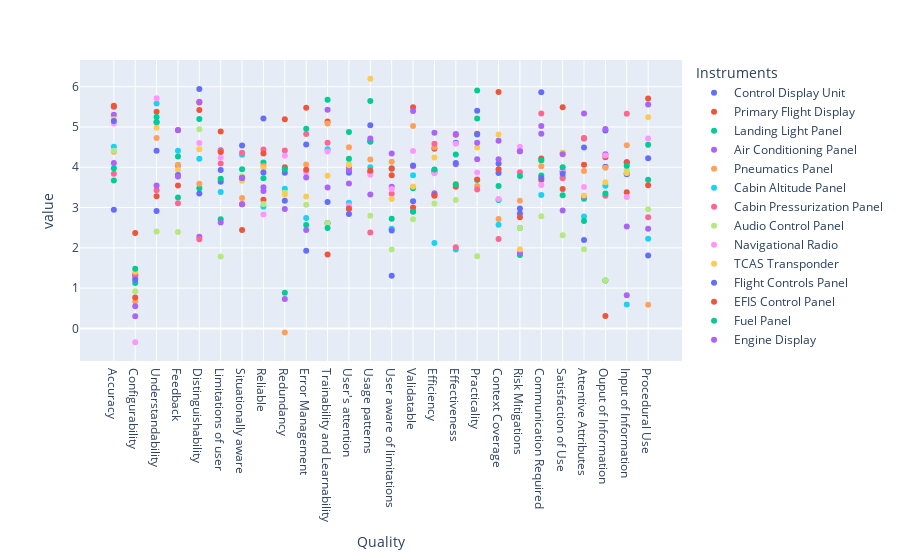

Notebook code cell kept with this figure:
### Code cell
fig = px.scatter(jitteredMelt, x="Quality", y="value", color="Instruments")
fig.show()

### Figure 1 — Plotly figure (JSON) as saved in the notebook; plotly's stock layout.template omitted (floating-point values rounded to 4 significant figures)
{"data": [{"hovertemplate": "Instruments=Control Display Unit<br>Quality=%{x}<br>value=%{y}<extra></extra>", "legendgroup": "Control Display Unit", "marker": {"color": "#636efa", "symbol": "circle"}, "mode": "markers", "name": "Control Display Unit", "showlegend": true, "type": "scatter", "x": ["Accuracy", "Configurability", "Understandability", "Feedback", "Distinguishability", "Limitations of user", "Situationally aware", "Reliable", "Redundancy", "Error Management", "Trainability and Learnability", "User's attention", "Usage patterns", "User aware of limitations", "Validatable", "Efficiency", "Effectiveness", "Practicality", "Context Coverage", "Risk Mitigations", "Communication Required", "Satisfaction of Use", "Attentive Attributes", "Ouput of Information", "Input of Information", "Procedural Use"], "xaxis": "x", "y": [2.946, 1.332, 2.917, 4.045, 5.943, 3.931, 4.542, 5.213, 3.864, 4.563, 2.618, 3.866, 4.652, 1.305, 3.155, 3.929, 4.611, 5.405, 4.091, 2.979, 5.86, 3.899, 2.195, 4.01, 3.829, 4.227], "yaxis": "y"}, {"hovertemplate": "Instruments=Primary Flight Display<br>Quality=%{x}<br>value=%{y}<extra></extra>", "legendgroup": "Primary Flight Display", "marker": {"color": "#EF553B", "symbol": "circle"}, "mode": "markers", "name": "Primary Flight Display", "showlegend": true, "type": "scatter", "x": ["Accuracy", "Configurability", "Understandability", "Feedback", "Distinguishability", "Limitations of user", "Situationally aware", "Reliable", "Redundancy", "Error Management", "Trainability and Learnability", "User's attention", "Usage patterns", "User aware of limitations", "Validatable", "Efficiency", "Effectiveness", "Practicality", "Context Coverage", "Risk Mitigations", "Communication Required", "Satisfaction of Use", "Attentive Attributes", "Ouput of Information", "Input of Information", "Procedural Use"], "xaxis": "x", "y": [5.5, 2.371, 5.38, 4.922, 5.609, 4.89, 3.085, 3.191, 4.001, 5.474, 5.136, 3.999, 3.883, 3.802, 5.489, 4.458, 4.81, 4.833, 5.87, 4.401, 3.684, 5.488, 4.712, 4.249, 3.379, 5.704], "yaxis": "y"}, {"hovertemplate": "Instruments=Landing Light Panel<br>Quality=%{x}<br>value=%{y}<extra></extra>", "legendgroup": "Landing Light Panel", "marker": {"color": "#00cc96", "symbol": "circle"}, "mode": "markers", "name": "Landing Light Panel", "showlegend": true, "type": "scatter", "x": ["Accuracy", "Configurability", "Understandability", "Feedback", "Distinguishability", "Limitations of user", "Situationally aware", "Reliable", "Redundancy", "Error Management", "Trainability and Learnability", "User's attention", "Usage patterns", "User aware of limitations", "Validatable", "Efficiency", "Effectiveness", "Practicality", "Context Coverage", "Risk Mitigations", "Communication Required", "Satisfaction of Use", "Attentive Attributes", "Ouput of Information", "Input of Information", "Procedural Use"], "xaxis": "x", "y": [3.673, 1.129, 5.246, 3.248, 3.479, 2.709, 3.724, 4.116, 0.8831, 2.568, 5.674, 4.877, 4.635, 3.977, 3.478, 3.874, 4.314, 5.908, 3.19, 1.824, 3.795, 3.308, 3.217, 1.191, 3.851, 3.693], "yaxis": "y"}, {"hovertemplate": "Instruments=Air Conditioning Panel<br>Quality=%{x}<br>value=%{y}<extra></extra>", "legendgroup": "Air Conditioning Panel", "marker": {"color": "#ab63fa", "symbol": "circle"}, "mode": "markers", "name": "Air Conditioning Panel", "showlegend": true, "type": "scatter", "x": ["Accuracy", "Configurability", "Understandability", "Feedback", "Distinguishability", "Limitations of user", "Situationally aware", "Reliable", "Redundancy", "Error Management", "Trainability and Learnability", "User's attention", "Usage patterns", "User aware of limitations", "Validatable", "Efficiency", "Effectiveness", "Practicality", "Context Coverage", "Risk Mitigations", "Communication Required", "Satisfaction of Use", "Attentive Attributes", "Ouput of Information", "Input of Information", "Procedural Use"], "xaxis": "x", "y": [5.301, 0.3038, 5.121, 4.924, 2.275, 4.422, 3.084, 3.413, 0.7299, 2.445, 5.431, 3.924, 3.325, 3.515, 2.909, 3.356, 4.077, 4.201, 4.2, 1.87, 4.833, 2.926, 3.281, 4.322, 2.528, 2.474], "yaxis": "y"}, {"hovertemplate": "Instruments=Pneumatics Panel<br>Quality=%{x}<br>value=%{y}<extra></extra>", "legendgroup": "Pneumatics Panel", "marker": {"color": "#FFA15A", "symbol": "circle"}, "mode": "markers", "name": "Pneumatics Panel", "showlegend": true, "type": "scatter", "x": ["Accuracy", "Configurability", "Understandability", "Feedback", "Distinguishability", "Limitations of user", "Situationally aware", "Reliable", "Redundancy", "Error Management", "Trainability and Learnability", "User's attention", "Usage patterns", "User aware of limitations", "Validatable", "Efficiency", "Effectiveness", "Practicality", "Context Coverage", "Risk Mitigations", "Communication Required", "Satisfaction of Use", "Attentive Attributes", "Ouput of Information", "Input of Information", "Procedural Use"], "xaxis": "x", "y": [4.385, 0.6691, 4.728, 4.06, 3.589, 4.394, 3.235, 4.033, -0.1004, 4.069, 5.087, 4.498, 4.193, 4.134, 5.023, 4.494, 3.586, 3.533, 2.714, 3.168, 4.026, 4.361, 3.908, 3.987, 4.546, 0.5887], "yaxis": "y"}, {"hovertemplate": "Instruments=Cabin Altitude Panel<br>Quality=%{x}<br>value=%{y}<extra></extra>", "legendgroup": "Cabin Altitude Panel", "marker": {"color": "#19d3f3", "symbol": "circle"}, "mode": "markers", "name": "Cabin Altitude Panel", "showlegend": true, "type": "scatter", "x": ["Accuracy", "Configurability", "Understandability", "Feedback", "Distinguishability", "Limitations of user", "Situationally aware", "Reliable", "Redundancy", "Error Management", "Trainability and Learnability", "User's attention", "Usage patterns", "User aware of limitations", "Validatable", "Efficiency", "Effectiveness", "Practicality", "Context Coverage", "Risk Mitigations", "Communication Required", "Satisfaction of Use", "Attentive Attributes", "Ouput of Information", "Input of Information", "Procedural Use"], "xaxis": "x", "y": [4.507, 1.283, 5.581, 4.408, 4.214, 3.388, 4.313, 3.02, 3.469, 2.743, 4.447, 3.118, 3.999, 2.473, 3.801, 2.12, 1.957, 3.684, 2.574, 2.493, 3.314, 3.758, 2.778, 3.542, 0.5967, 2.227], "yaxis": "y"}, {"hovertemplate": "Instruments=Cabin Pressurization Panel<br>Quality=%{x}<br>value=%{y}<extra></extra>", "legendgroup": "Cabin Pressurization Panel", "marker": {"color": "#FF6692", "symbol": "circle"}, "mode": "markers", "name": "Cabin Pressurization Panel", "showlegend": true, "type": "scatter", "x": ["Accuracy", "Configurability", "Understandability", "Feedback", "Distinguishability", "Limitations of user", "Situationally aware", "Reliable", "Redundancy", "Error Management", "Trainability and Learnability", "User's attention", "Usage patterns", "User aware of limitations", "Validatable", "Efficiency", "Effectiveness", "Practicality", "Context Coverage", "Risk Mitigations", "Communication Required", "Satisfaction of Use", "Attentive Attributes", "Ouput of Information", "Input of Information", "Procedural Use"], "xaxis": "x", "y": [3.839, 1.297, 3.43, 3.108, 2.21, 4.092, 4.359, 4.441, 4.415, 4.828, 4.61, 2.964, 2.38, 3.342, 4.026, 4.584, 2.016, 3.45, 2.217, 3.875, 5.334, 3.727, 4.729, 3.292, 5.328, 2.76], "yaxis": "y"}, {"hovertemplate": "Instruments=Audio Control Panel<br>Quality=%{x}<br>value=%{y}<extra></extra>", "legendgroup": "Audio Control Panel", "marker": {"color": "#B6E880", "symbol": "circle"}, "mode": "markers", "name": "Audio Control Panel", "showlegend": true, "type": "scatter", "x": ["Accuracy", "Configurability", "Understandability", "Feedback", "Distinguishability", "Limitations of user", "Situationally aware", "Reliable", "Redundancy", "Error Management", "Trainability and Learnability", "User's attention", "Usage patterns", "User aware of limitations", "Validatable", "Efficiency", "Effectiveness", "Practicality", "Context Coverage", "Risk Mitigations", "Communication Required", "Satisfaction of Use", "Attentive Attributes", "Ouput of Information", "Input of Information", "Procedural Use"], "xaxis": "x", "y": [4.41, 0.925, 2.406, 2.391, 4.941, 1.786, 3.776, 3.088, 3.367, 3.073, 2.615, 4.081, 2.796, 1.956, 2.712, 3.103, 3.187, 1.793, 3.888, 2.494, 2.784, 2.315, 1.966, 1.195, 3.934, 2.956], "yaxis": "y"}, {"hovertemplate": "Instruments=Navigational Radio<br>Quality=%{x}<br>value=%{y}<extra></extra>", "legendgroup": "Navigational Radio", "marker": {"color": "#FF97FF", "symbol": "circle"}, "mode": "markers", "name": "Navigational Radio", "showlegend": true, "type": "scatter", "x": ["Accuracy", "Configurability", "Understandability", "Feedback", "Distinguishability", "Limitations of user", "Situationally aware", "Reliable", "Redundancy", "Error Management", "Trainability and Learnability", "User's attention", "Usage patterns", "User aware of limitations", "Validatable", "Efficiency", "Effectiveness", "Practicality", "Context Coverage", "Risk Mitigations", "Communication Required", "Satisfaction of Use", "Attentive Attributes", "Ouput of Information", "Input of Information", "Procedural Use"], "xaxis": "x", "y": [5.085, -0.3418, 5.712, 3.777, 4.6, 4.239, 3.709, 2.829, 4.285, 3.873, 4.39, 3.053, 3.813, 3.461, 4.402, 3.851, 4.584, 3.869, 3.213, 4.512, 3.561, 3.914, 3.51, 4.291, 3.26, 4.715], "yaxis": "y"}, {"hovertemplate": "Instruments=TCAS Transponder<br>Quality=%{x}<br>value=%{y}<extra></extra>", "legendgroup": "TCAS Transponder", "marker": {"color": "#FECB52", "symbol": "circle"}, "mode": "markers", "name": "TCAS Transponder", "showlegend": true, "type": "scatter", "x": ["Accuracy", "Configurability", "Understandability", "Feedback", "Distinguishability", "Limitations of user", "Situationally aware", "Reliable", "Redundancy", "Error Management", "Trainability and Learnability", "User's attention", "Usage patterns", "User aware of limitations", "Validatable", "Efficiency", "Effectiveness", "Practicality", "Context Coverage", "Risk Mitigations", "Communication Required", "Satisfaction of Use", "Attentive Attributes", "Ouput of Information", "Input of Information", "Procedural Use"], "xaxis": "x", "y": [5.189, 1.407, 4.983, 3.935, 4.45, 3.691, 3.667, 3.978, 3.324, 3.276, 3.788, 4.052, 6.196, 3.214, 3.525, 4.241, 3.569, 4.492, 4.813, 1.968, 4.159, 4.355, 3.302, 3.628, 3.855, 5.244], "yaxis": "y"}, {"hovertemplate": "Instruments=Flight Controls Panel<br>Quality=%{x}<br>value=%{y}<extra></extra>", "legendgroup": "Flight Controls Panel", "marker": {"color": "#636efa", "symbol": "circle"}, "mode": "markers", "name": "Flight Controls Panel", "showlegend": true, "type": "scatter", "x": ["Accuracy", "Configurability", "Understandability", "Feedback", "Distinguishability", "Limitations of user", "Situationally aware", "Reliable", "Redundancy", "Error Management", "Trainability and Learnability", "User's attention", "Usage patterns", "User aware of limitations", "Validatable", "Efficiency", "Effectiveness", "Practicality", "Context Coverage", "Risk Mitigations", "Communication Required", "Satisfaction of Use", "Attentive Attributes", "Ouput of Information", "Input of Information", "Procedural Use"], "xaxis": "x", "y": [5.151, 1.206, 4.407, 3.806, 3.35, 3.643, 3.734, 3.868, 3.169, 1.928, 3.139, 2.838, 5.043, 2.433, 4.042, 3.311, 4.107, 4.811, 3.857, 2.852, 3.735, 3.841, 4.492, 4.915, 4.126, 1.808], "yaxis": "y"}, {"hovertemplate": "Instruments=EFIS Control Panel<br>Quality=%{x}<br>value=%{y}<extra></extra>", "legendgroup": "EFIS Control Panel", "marker": {"color": "#EF553B", "symbol": "circle"}, "mode": "markers", "name": "EFIS Control Panel", "showlegend": true, "type": "scatter", "x": ["Accuracy", "Configurability", "Understandability", "Feedback", "Distinguishability", "Limitations of user", "Situationally aware", "Reliable", "Redundancy", "Error Management", "Trainability and Learnability", "User's attention", "Usage patterns", "User aware of limitations", "Validatable", "Efficiency", "Effectiveness", "Practicality", "Context Coverage", "Risk Mitigations", "Communication Required", "Satisfaction of Use", "Attentive Attributes", "Ouput of Information", "Input of Information", "Procedural Use"], "xaxis": "x", "y": [5.525, 0.7681, 3.283, 3.548, 5.42, 4.382, 2.445, 4.341, 5.189, 3.94, 1.835, 2.975, 3.912, 3.965, 3.004, 3.294, 3.518, 3.698, 3.951, 2.762, 4.215, 3.461, 4.064, 0.3087, 4.127, 3.554], "yaxis": "y"}, {"hovertemplate": "Instruments=Fuel Panel<br>Quality=%{x}<br>value=%{y}<extra></extra>", "legendgroup": "Fuel Panel", "marker": {"color": "#00cc96", "symbol": "circle"}, "mode": "markers", "name": "Fuel Panel", "showlegend": true, "type": "scatter", "x": ["Accuracy", "Configurability", "Understandability", "Feedback", "Distinguishability", "Limitations of user", "Situationally aware", "Reliable", "Redundancy", "Error Management", "Trainability and Learnability", "User's attention", "Usage patterns", "User aware of limitations", "Validatable", "Efficiency", "Effectiveness", "Practicality", "Context Coverage", "Risk Mitigations", "Communication Required", "Satisfaction of Use", "Attentive Attributes", "Ouput of Information", "Input of Information", "Procedural Use"], "xaxis": "x", "y": [3.979, 1.48, 5.117, 4.269, 5.197, 3.714, 3.949, 3.725, 3.954, 4.955, 2.495, 4.209, 5.647, 2.723, 2.898, 3.947, 3.575, 5.212, 3.536, 3.784, 4.172, 4.003, 2.666, 3.351, 4.035, 4.557], "yaxis": "y"}, {"hovertemplate": "Instruments=Engine Display<br>Quality=%{x}<br>value=%{y}<extra></extra>", "legendgroup": "Engine Display", "marker": {"color": "#ab63fa", "symbol": "circle"}, "mode": "markers", "name": "Engine Display", "showlegend": true, "type": "scatter", "x": ["Accuracy", "Configurability", "Understandability", "Feedback", "Distinguishability", "Limitations of user", "Situationally aware", "Reliable", "Redundancy", "Error Management", "Trainability and Learnability", "User's attention", "Usage patterns", "User aware of limitations", "Validatable", "Efficiency", "Effectiveness", "Practicality", "Context Coverage", "Risk Mitigations", "Communication Required", "Satisfaction of Use", "Attentive Attributes", "Ouput of Information", "Input of Information", "Procedural Use"], "xaxis": "x", "y": [4.104, 0.5517, 3.547, 3.768, 5.628, 2.628, 3.742, 3.506, 2.964, 3.747, 3.498, 3.597, 4.711, 4.344, 5.397, 4.858, 4.827, 4.607, 4.658, 4.399, 5.027, 4.325, 5.334, 4.951, 0.822, 5.556], "yaxis": "y"}], "layout": {"autosize": true, "legend": {"title": {"text": "Instruments"}, "tracegroupgap": 0}, "margin": {"t": 60}, "xaxis": {"anchor": "y", "autorange": true, "domain": [0, 1], "range": [-1.504, 26.5], "title": {"text": "Quality"}, "type": "category"}, "yaxis": {"anchor": "x", "autorange": true, "domain": [0, 1], "range": [-0.8278, 6.682], "title": {"text": "value"}, "type": "linear"}}}
